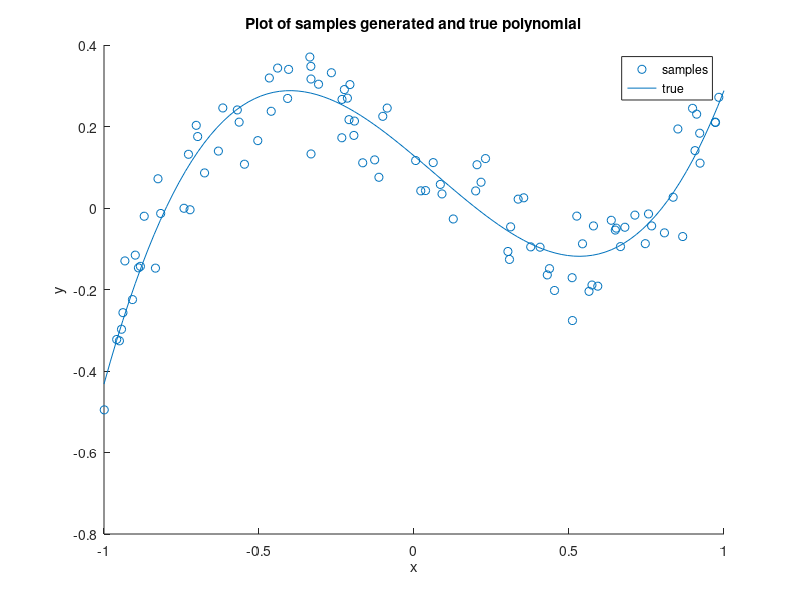
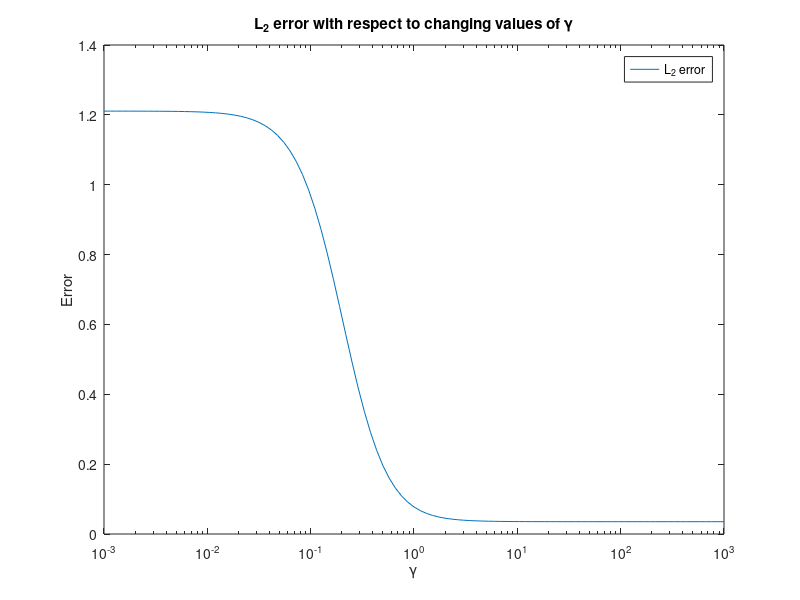

The MATLAB script that drew these images, in order:

clear all, close all; clc;
N = 100; % Number of Samples
x = (-1+2*rand(1,N))'; % Generate N samples from [-1,1]
x_vec = [x.^3 x.^2 x ones(1,N)']';
w = ([1000 -200 -640 128]/1000)'; % true coefficients w real roots at (x+.8)(x-.2)(x-.8)
y = zeros(1,N)'; % used to store values of y generated from plot
nsig = .075;
noise = normrnd(0,nsig,N,1);
y = x_vec'*w+noise;

x_true = linspace(-1, 1);
figure(1); hold on;
scatter(x,y);
plot(x_true,(x_true+0.8).*(x_true-.2).*(x_true-.8));
legend('samples','true');
title('Plot of samples generated and true polynomial');
xlabel('x'); ylabel('y');

iterations = 101;
l2Map_error = zeros(1,iterations);
C=3;
val = logspace(-C,C,iterations);
w_map = zeros(1,4);
for z = 1:iterations
    Gamma = val(z);
    w_map = ((x_vec*y)/nsig)'/((x_vec*x_vec')/nsig + inv(Gamma^2*eye(4)));
    w_map = w_map';
    l2Map_error(z) = norm(w-w_map);

end
figure(2);
semilogx(val,l2Map_error);
legend('L_2 error');
title('L_2 error with respect to changing values of \gamma');
xlabel('\gamma'); ylabel('Error');
